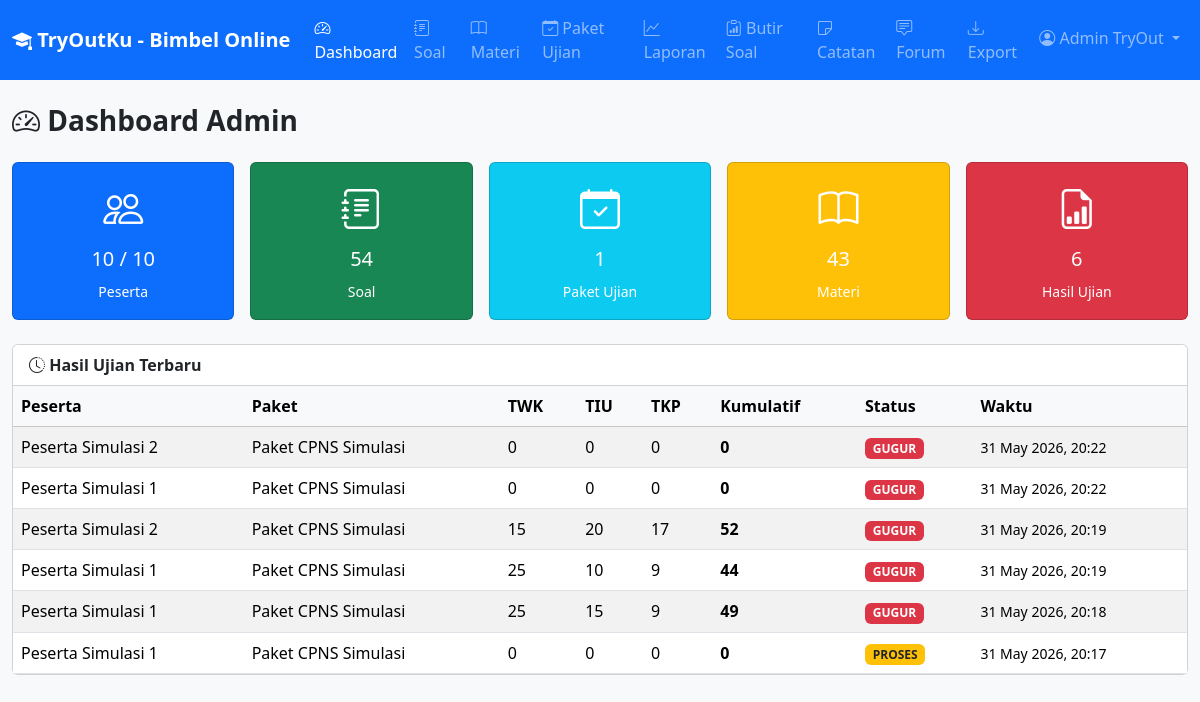
/admin/dashboard.php (signed in), run on an earlier commit of the app's database.
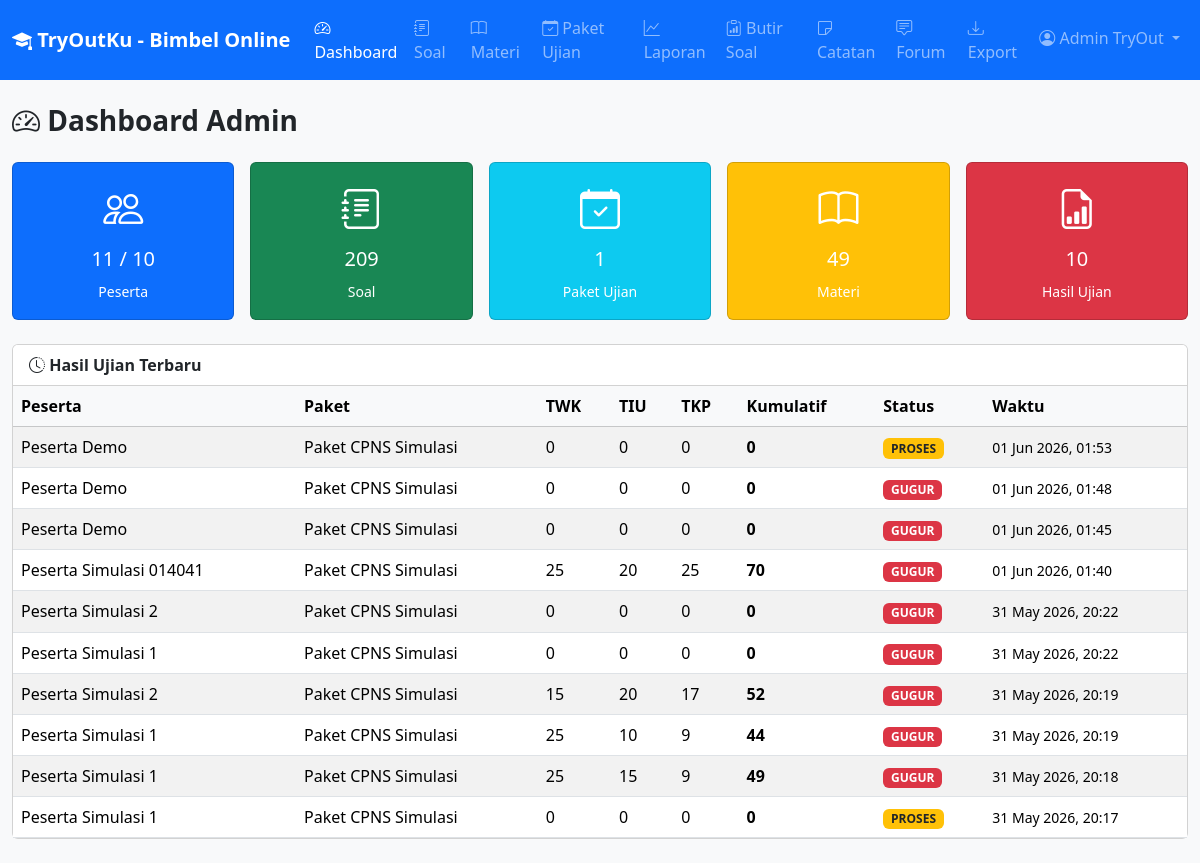
And on a later commit of the database.
### tables this page shows
CREATE TABLE `hasil_ujian` (
  `id` int(11) NOT NULL AUTO_INCREMENT,
  `user_id` int(11) NOT NULL,
  `paket_ujian_id` int(11) NOT NULL,
  `tanggal_mulai` datetime DEFAULT NULL,
  `tanggal_selesai` datetime DEFAULT NULL,
  `skor_twk` int(5) NOT NULL DEFAULT 0,
  `skor_tiu` int(5) NOT NULL DEFAULT 0,
  `skor_tkp` int(5) NOT NULL DEFAULT 0,
  `skor_kumulatif` int(5) NOT NULL DEFAULT 0,
  `status_lulus` enum('lulus','gugur','proses') DEFAULT 'proses',
  `created_at` datetime DEFAULT current_timestamp(),
  PRIMARY KEY (`id`),
  KEY `user_id` (`user_id`),
  KEY `paket_ujian_id` (`paket_ujian_id`),
  CONSTRAINT `hu_paket` FOREIGN KEY (`paket_ujian_id`) REFERENCES `paket_ujian` (`id`) ON DELETE CASCADE,
  CONSTRAINT `hu_user` FOREIGN KEY (`user_id`) REFERENCES `users` (`id`) ON DELETE CASCADE
);

CREATE TABLE `users` (
  `id` int(11) NOT NULL AUTO_INCREMENT,
  `nama` varchar(100) NOT NULL,
  `email` varchar(100) NOT NULL,
  `password` varchar(255) NOT NULL,
  `no_hp` varchar(20) DEFAULT NULL,
  `role` enum('admin','peserta') NOT NULL DEFAULT 'peserta',
  `target_ujian` enum('cpns','stan','stis','ipdn') DEFAULT 'cpns',
  `created_at` datetime DEFAULT current_timestamp(),
  PRIMARY KEY (`id`),
  UNIQUE KEY `email` (`email`)
);

CREATE TABLE `paket_ujian` (
  `id` int(11) NOT NULL AUTO_INCREMENT,
  `kategori_ujian_id` int(11) NOT NULL,
  `nama_paket` varchar(100) NOT NULL,
  `deskripsi` text DEFAULT NULL,
  `jumlah_soal_twk` int(5) NOT NULL DEFAULT 0,
  `jumlah_soal_tiu` int(5) NOT NULL DEFAULT 0,
  `jumlah_soal_tkp` int(5) NOT NULL DEFAULT 0,
  `waktu_menit` int(5) NOT NULL DEFAULT 90,
  `status` enum('aktif','nonaktif') DEFAULT 'aktif',
  `created_at` datetime DEFAULT current_timestamp(),
  PRIMARY KEY (`id`),
  KEY `kategori_ujian_id` (`kategori_ujian_id`),
  CONSTRAINT `paket_kategori` FOREIGN KEY (`kategori_ujian_id`) REFERENCES `kategori_ujian` (`id`) ON DELETE CASCADE
);

### includes/functions.php (called while the page is built, shortened)
<?php
function e($str) {
    return htmlspecialchars($str ?? '', ENT_QUOTES, 'UTF-8');
}
function formatTanggal($datetime) {
    return date('d M Y, H:i', strtotime($datetime));
}

### admin/dashboard.php (the view, shortened to what this page needs)
<?php
require_once __DIR__ . '/../includes/functions.php';
$stats = [];
$res = $conn->query('SELECT COUNT(*) as total FROM users WHERE role = "peserta"');
$stats['total_peserta'] = $res->fetch_assoc()['total'];
$res = $conn->query('SELECT COUNT(*) as total FROM soal');
$stats['total_soal'] = $res->fetch_assoc()['total'];
$res = $conn->query('SELECT COUNT(*) as total FROM paket_ujian');
$stats['total_paket'] = $res->fetch_assoc()['total'];
$res = $conn->query('SELECT COUNT(*) as total FROM materi');
$stats['total_materi'] = $res->fetch_assoc()['total'];
$res = $conn->query('SELECT COUNT(*) as total FROM hasil_ujian');
$stats['total_hasil'] = $res->fetch_assoc()['total'];
$hasil = $conn->query('SELECT h.*, u.nama, p.nama_paket FROM hasil_ujian h JOIN users u ON h.user_id = u.id JOIN paket_ujian p ON h.paket_ujian_id = p.id ORDER BY h.created_at DESC LIMIT 10');
require_once __DIR__ . '/../includes/header.php';
require_once __DIR__ . '/../includes/navbar_admin.php';
?>
<div class="container py-4">
    <h3 class="fw-bold mb-4"><i class="bi bi-speedometer2"></i> Dashboard Admin</h3>
    <div class="row g-3 mb-4">
        <div class="col-6 col-md-4 col-lg">
            <div class="card text-white bg-primary">
                <div class="card-body text-center">
                    <i class="bi bi-people fs-1"></i>
                    <h5 class="card-title mt-2"><?= $stats['total_peserta'] ?> / <?= MAX_PESERTA ?></h5>
                    <small>Peserta</small>
                </div>
            </div>
        </div>
        <div class="col-6 col-md-4 col-lg">
            <div class="card text-white bg-success">
                <div class="card-body text-center">
                    <i class="bi bi-journal-text fs-1"></i>
                    <h5 class="card-title mt-2"><?= $stats['total_soal'] ?></h5>
                    <small>Soal</small>
                </div>
            </div>
        </div>
        <div class="col-6 col-md-4 col-lg">
            <div class="card text-white bg-info">
                <div class="card-body text-center">
                    <i class="bi bi-calendar-check fs-1"></i>
                    <h5 class="card-title mt-2"><?= $stats['total_paket'] ?></h5>
                    <small>Paket Ujian</small>
                </div>
            </div>
        </div>
        <div class="col-6 col-md-4 col-lg">
            <div class="card text-white bg-warning">
                <div class="card-body text-center">
                    <i class="bi bi-book fs-1"></i>
                    <h5 class="card-title mt-2"><?= $stats['total_materi'] ?></h5>
                    <small>Materi</small>
                </div>
            </div>
        </div>
        <div class="col-6 col-md-4 col-lg">
            <div class="card text-white bg-danger">
                <div class="card-body text-center">
                    <i class="bi bi-file-earmark-bar-graph fs-1"></i>
                    <h5 class="card-title mt-2"><?= $stats['total_hasil'] ?></h5>
                    <small>Hasil Ujian</small>
                </div>
            </div>
        </div>
    </div>
    <div class="card">
        <div class="card-header bg-white fw-bold"><i class="bi bi-clock-history"></i> Hasil Ujian Terbaru</div>
        <div class="card-body p-0">
            <div class="table-responsive">
                <table class="table table-hover table-striped mb-0">
                    <thead class="table-light">
                        <tr>
                            <th>Peserta</th>
                            <th>Paket</th>
                            <th>TWK</th>
                            <th>TIU</th>
                            <th>TKP</th>
                            <th>Kumulatif</th>
                            <th>Status</th>
                            <th>Waktu</th>
                        </tr>
                    </thead>
                    <tbody>
                        <?php while ($h = $hasil->fetch_assoc()): ?>
                        <tr>
                            <td><?= e($h['nama']) ?></td>
                            <td><?= e($h['nama_paket']) ?></td>
                            <td><?= $h['skor_twk'] ?></td>
                            <td><?= $h['skor_tiu'] ?></td>
                            <td><?= $h['skor_tkp'] ?></td>
                            <td class="fw-bold"><?= $h['skor_kumulatif'] ?></td>
                            <td>
                                <?php if ($h['status_lulus'] === 'lulus'): ?>
                                    <span class="badge bg-success">LULUS</span>
                                <?php elseif ($h['status_lulus'] === 'gugur'): ?>
                                    <span class="badge bg-danger">GUGUR</span>
                                <?php else: ?>
                                    <span class="badge bg-warning text-dark">PROSES</span>
                                <?php endif; ?>
                            </td>
                            <td><small><?= formatTanggal($h['created_at']) ?></small></td>
                        </tr>
                        <?php endwhile; ?>
                    </tbody>
                </table>
            </div>
        </div>
    </div>
</div>
<?php require_once __DIR__ . '/../includes/footer.php'; ?>

### includes/header.php (shortened to what this page needs)
<?php
require_once __DIR__ . '/functions.php';
?>
<!DOCTYPE html>
<html lang="id">
<head>
    <link href="https://cdn.jsdelivr.net/npm/bootstrap@5.3.2/dist/css/bootstrap.min.css" rel="stylesheet">
    <link rel="stylesheet" href="https://cdn.jsdelivr.net/npm/bootstrap-icons@1.11.1/font/bootstrap-icons.css">
    <link rel="stylesheet" href="<?= BASE_URL ?>assets/css/custom.css">
</head>
<body class="<?= $bodyClass ?? 'bg-light' ?>">
<div class="toast-container position-fixed bottom-0 end-0 p-3" style="z-index: 1060;">
</div>

### includes/navbar_admin.php (shortened to what this page needs)
<?php
require_once __DIR__ . '/functions.php';
function navActiveAdmin($page) {
    $current = basename($_SERVER['PHP_SELF']);
    return $current === $page ? 'active' : '';
}
?>
<nav class="navbar navbar-expand-lg navbar-dark bg-primary sticky-top">
    <div class="container">
        <a class="navbar-brand fw-bold" href="<?= BASE_URL ?>admin/dashboard.php">
            <i class="bi bi-mortarboard-fill"></i> <?= APP_NAME ?>
        </a>
        <div class="collapse navbar-collapse d-none d-lg-flex" id="navbarAdmin">
            <ul class="navbar-nav me-auto">
                <li class="nav-item"><a class="nav-link <?= navActiveAdmin('dashboard.php') ?>" href="<?= BASE_URL ?>admin/dashboard.php"><i class="bi bi-speedometer2"></i> Dashboard</a></li>
                <li class="nav-item"><a class="nav-link <?= navActiveAdmin('kelola_soal.php') ?>" href="<?= BASE_URL ?>admin/kelola_soal.php"><i class="bi bi-journal-text"></i> Soal</a></li>
                <li class="nav-item"><a class="nav-link <?= navActiveAdmin('kelola_materi.php') ?>" href="<?= BASE_URL ?>admin/kelola_materi.php"><i class="bi bi-book"></i> Materi</a></li>
                <li class="nav-item"><a class="nav-link <?= navActiveAdmin('kelola_paket.php') ?>" href="<?= BASE_URL ?>admin/kelola_paket.php"><i class="bi bi-calendar-check"></i> Paket Ujian</a></li>
                <li class="nav-item"><a class="nav-link <?= navActiveAdmin('laporan.php') ?>" href="<?= BASE_URL ?>admin/laporan.php"><i class="bi bi-graph-up"></i> Laporan</a></li>
                <li class="nav-item"><a class="nav-link <?= navActiveAdmin('analisis_butir.php') ?>" href="<?= BASE_URL ?>admin/analisis_butir.php"><i class="bi bi-clipboard-data"></i> Butir Soal</a></li>
                <li class="nav-item"><a class="nav-link <?= navActiveAdmin('catatan_pengajar.php') ?>" href="<?= BASE_URL ?>admin/catatan_pengajar.php"><i class="bi bi-sticky"></i> Catatan</a></li>
                <li class="nav-item"><a class="nav-link <?= navActiveAdmin('jawab_forum.php') ?>" href="<?= BASE_URL ?>admin/jawab_forum.php"><i class="bi bi-chat-square-text"></i> Forum</a></li>
                <li class="nav-item"><a class="nav-link <?= navActiveAdmin('export.php') ?>" href="<?= BASE_URL ?>admin/export.php"><i class="bi bi-download"></i> Export</a></li>
            </ul>
            <ul class="navbar-nav">
                <li class="nav-item dropdown">
                    <a class="nav-link dropdown-toggle" href="#" data-bs-toggle="dropdown">
                        <i class="bi bi-person-circle"></i> <?= e($_SESSION['nama'] ?? 'Admin') ?>
                    </a>
                </li>
            </ul>
        </div>
    </div>
</nav>

### includes/footer.php (shortened to what this page needs)
</body>
</html>

### assets/css/custom.css (style rules this page uses)
:root { --primary-color: #0d6efd; --success-color: #198754; --danger-color: #dc3545; --warning-color: #ffc107; }
body { font-family: 'Segoe UI', Tahoma, Geneva, Verdana, sans-serif; -webkit-tap-highlight-color: transparent; }
.btn, .opsi-jawaban, .list-group-item-action, .nav-link, .dropdown-item, .form-check-input, .accordion-button { min-height: 44px; }
.container, .container-fluid { max-width: 100vw; overflow-x: hidden; }
.table-responsive { -webkit-overflow-scrolling: touch; }

What changed in the data, as far as the page shows it:
added hasil_ujian: user.nama "Peserta Demo", paket_ujian.nama_paket "Paket CPNS Simulasi", skor_twk "0", skor_tiu "0", skor_tkp "0", skor_kumulatif "0", status_lulus "PROSES", created_at "01 Jun 2026, 01:53"
added hasil_ujian: user.nama "Peserta Demo", paket_ujian.nama_paket "Paket CPNS Simulasi", skor_twk "0", skor_tiu "0", skor_tkp "0", skor_kumulatif "0", status_lulus "GUGUR", created_at "01 Jun 2026, 01:48"
added hasil_ujian: user.nama "Peserta Demo", paket_ujian.nama_paket "Paket CPNS Simulasi", skor_twk "0", skor_tiu "0", skor_tkp "0", skor_kumulatif "0", status_lulus "GUGUR", created_at "01 Jun 2026, 01:45"
added hasil_ujian: user.nama "Peserta Simulasi 014041", paket_ujian.nama_paket "Paket CPNS Simulasi", skor_twk "25", skor_tiu "20", skor_tkp "25", skor_kumulatif "70", status_lulus "GUGUR", created_at "01 Jun 2026, 01:40"
Also different on the page:
$stats['total_peserta']: "10" → "11"
$stats['total_soal']: "54" → "209"
$stats['total_materi']: "43" → "49"
$stats['total_hasil']: "6" → "10"
